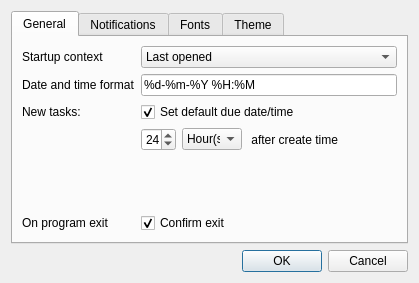
<?xml version="1.0" encoding="UTF-8"?>
<ui version="4.0">
 <class>Dialog</class>
 <widget class="QDialog" name="Dialog">
  <property name="geometry">
   <rect>
    <x>0</x>
    <y>0</y>
    <width>419</width>
    <height>283</height>
   </rect>
  </property>
  <property name="windowTitle">
   <string>workload settings</string>
  </property>
  <layout class="QGridLayout" name="gridLayout_3">
   <item row="2" column="0">
    <widget class="QDialogButtonBox" name="buttonBox">
     <property name="orientation">
      <enum>Qt::Horizontal</enum>
     </property>
     <property name="standardButtons">
      <set>QDialogButtonBox::Cancel|QDialogButtonBox::Ok</set>
     </property>
    </widget>
   </item>
   <item row="0" column="0">
    <widget class="QTabWidget" name="tabWidget">
     <property name="currentIndex">
      <number>0</number>
     </property>
     <widget class="QWidget" name="generalTab">
      <attribute name="title">
       <string>General</string>
      </attribute>
      <layout class="QFormLayout" name="formLayout">
       <property name="fieldGrowthPolicy">
        <enum>QFormLayout::AllNonFixedFieldsGrow</enum>
       </property>
       <item row="0" column="0">
        <widget class="QLabel" name="label">
         <property name="text">
          <string>Startup context</string>
         </property>
        </widget>
       </item>
       <item row="0" column="1">
        <widget class="QComboBox" name="startupContext">
         <item>
          <property name="text">
           <string>Last opened</string>
          </property>
         </item>
        </widget>
       </item>
       <item row="1" column="0">
        <widget class="QLabel" name="label_2">
         <property name="text">
          <string>Date and time format</string>
         </property>
        </widget>
       </item>
       <item row="1" column="1">
        <widget class="QLineEdit" name="dateFormat">
         <property name="text">
          <string>%d-%m-%Y %H:%M</string>
         </property>
        </widget>
       </item>
       <item row="6" column="0">
        <widget class="QLabel" name="label_3">
         <property name="text">
          <string>On program exit</string>
         </property>
        </widget>
       </item>
       <item row="6" column="1">
        <widget class="QCheckBox" name="confirmExit">
         <property name="text">
          <string>Confirm exit</string>
         </property>
         <property name="checked">
          <bool>true</bool>
         </property>
        </widget>
       </item>
       <item row="3" column="0">
        <widget class="QLabel" name="label_7">
         <property name="text">
          <string>New tasks:</string>
         </property>
        </widget>
       </item>
       <item row="3" column="1">
        <widget class="QCheckBox" name="defaultDueTimeOn">
         <property name="text">
          <string>Set default due date/time</string>
         </property>
         <property name="checked">
          <bool>true</bool>
         </property>
        </widget>
       </item>
       <item row="4" column="1">
        <layout class="QHBoxLayout" name="horizontalLayout">
         <item>
          <widget class="QSpinBox" name="defaultDueTimeSpin">
           <property name="maximumSize">
            <size>
             <width>35</width>
             <height>16777215</height>
            </size>
           </property>
           <property name="value">
            <number>24</number>
           </property>
          </widget>
         </item>
         <item>
          <widget class="QComboBox" name="defaultDueTimeUnit">
           <property name="maximumSize">
            <size>
             <width>60</width>
             <height>16777215</height>
            </size>
           </property>
           <item>
            <property name="text">
             <string>Hour(s)</string>
            </property>
           </item>
           <item>
            <property name="text">
             <string>Day(s)</string>
            </property>
           </item>
          </widget>
         </item>
         <item>
          <widget class="QLabel" name="label_8">
           <property name="text">
            <string> after create time</string>
           </property>
          </widget>
         </item>
        </layout>
       </item>
       <item row="5" column="0">
        <spacer name="verticalSpacer">
         <property name="orientation">
          <enum>Qt::Vertical</enum>
         </property>
         <property name="sizeHint" stdset="0">
          <size>
           <width>20</width>
           <height>40</height>
          </size>
         </property>
        </spacer>
       </item>
      </layout>
     </widget>
     <widget class="QWidget" name="notificationsTab">
      <attribute name="title">
       <string>Notifications</string>
      </attribute>
      <layout class="QVBoxLayout" name="verticalLayout_2">
       <item>
        <layout class="QGridLayout" name="gridLayout_2">
         <item row="0" column="0">
          <widget class="QCheckBox" name="notificationsOn">
           <property name="text">
            <string>Show notifications</string>
           </property>
           <property name="checked">
            <bool>true</bool>
           </property>
          </widget>
         </item>
         <item row="1" column="0">
          <widget class="QCheckBox" name="notificationsCurrentContext">
           <property name="text">
            <string>Only from current context</string>
           </property>
           <property name="checked">
            <bool>true</bool>
           </property>
          </widget>
         </item>
        </layout>
       </item>
       <item>
        <layout class="QGridLayout" name="gridLayout">
         <item row="1" column="0">
          <widget class="QLabel" name="label_5">
           <property name="text">
            <string>Repeat notification every:</string>
           </property>
          </widget>
         </item>
         <item row="0" column="0">
          <widget class="QLabel" name="label_4">
           <property name="text">
            <string>Notify about ending task (before task end):</string>
           </property>
          </widget>
         </item>
         <item row="1" column="1">
          <widget class="QSpinBox" name="notifyIntervalSpin">
           <property name="maximumSize">
            <size>
             <width>40</width>
             <height>16777215</height>
            </size>
           </property>
           <property name="maximum">
            <number>60</number>
           </property>
           <property name="value">
            <number>30</number>
           </property>
          </widget>
         </item>
         <item row="0" column="2">
          <widget class="QComboBox" name="notifyTimeUnit">
           <property name="maximumSize">
            <size>
             <width>70</width>
             <height>16777215</height>
            </size>
           </property>
           <item>
            <property name="text">
             <string>Hour(s)</string>
            </property>
           </item>
           <item>
            <property name="text">
             <string>Minute(s)</string>
            </property>
           </item>
          </widget>
         </item>
         <item row="0" column="1">
          <widget class="QSpinBox" name="notifyTimeSpin">
           <property name="maximumSize">
            <size>
             <width>40</width>
             <height>16777215</height>
            </size>
           </property>
           <property name="value">
            <number>6</number>
           </property>
          </widget>
         </item>
         <item row="1" column="2">
          <widget class="QComboBox" name="notifyIntervalUnit">
           <property name="maximumSize">
            <size>
             <width>70</width>
             <height>16777215</height>
            </size>
           </property>
           <property name="currentIndex">
            <number>1</number>
           </property>
           <item>
            <property name="text">
             <string>Hour(s)</string>
            </property>
           </item>
           <item>
            <property name="text">
             <string>Minute(s)</string>
            </property>
           </item>
          </widget>
         </item>
        </layout>
       </item>
      </layout>
     </widget>
     <widget class="QWidget" name="fontsTab">
      <attribute name="title">
       <string>Fonts</string>
      </attribute>
      <layout class="QGridLayout" name="gridLayout_5">
       <item row="1" column="0">
        <layout class="QHBoxLayout" name="horizontalLayout_12">
         <property name="spacing">
          <number>0</number>
         </property>
         <property name="margin">
          <number>2</number>
         </property>
         <item>
          <widget class="QListWidget" name="allFonts">
           <property name="selectionMode">
            <enum>QAbstractItemView::ExtendedSelection</enum>
           </property>
          </widget>
         </item>
         <item>
          <layout class="QVBoxLayout" name="verticalLayout">
           <property name="spacing">
            <number>2</number>
           </property>
           <property name="leftMargin">
            <number>3</number>
           </property>
           <property name="rightMargin">
            <number>3</number>
           </property>
           <item>
            <widget class="QPushButton" name="addFonts">
             <property name="maximumSize">
              <size>
               <width>14</width>
               <height>50</height>
              </size>
             </property>
             <property name="text">
              <string>&gt;</string>
             </property>
            </widget>
           </item>
           <item>
            <widget class="QPushButton" name="removeFonts">
             <property name="maximumSize">
              <size>
               <width>14</width>
               <height>50</height>
              </size>
             </property>
             <property name="text">
              <string>&lt;</string>
             </property>
            </widget>
           </item>
          </layout>
         </item>
         <item>
          <widget class="QListWidget" name="chosenFonts">
           <property name="selectionMode">
            <enum>QAbstractItemView::ExtendedSelection</enum>
           </property>
          </widget>
         </item>
        </layout>
       </item>
       <item row="0" column="0">
        <widget class="QLabel" name="label_13">
         <property name="text">
          <string>Select Fonts you would like to use in program</string>
         </property>
        </widget>
       </item>
      </layout>
     </widget>
     <widget class="QWidget" name="themeTab">
      <attribute name="title">
       <string>Theme</string>
      </attribute>
      <layout class="QGridLayout" name="gridLayout_4">
       <item row="1" column="0">
        <layout class="QHBoxLayout" name="horizontalLayout_4">
         <item>
          <widget class="QLabel" name="label_9">
           <property name="maximumSize">
            <size>
             <width>158</width>
             <height>16777215</height>
            </size>
           </property>
           <property name="text">
            <string>Window frame</string>
           </property>
          </widget>
         </item>
         <item>
          <widget class="QPushButton" name="windowFrame">
           <property name="maximumSize">
            <size>
             <width>20</width>
             <height>20</height>
            </size>
           </property>
           <property name="autoFillBackground">
            <bool>true</bool>
           </property>
           <property name="text">
            <string/>
           </property>
          </widget>
         </item>
        </layout>
       </item>
       <item row="1" column="1">
        <layout class="QHBoxLayout" name="horizontalLayout_8">
         <item>
          <widget class="QLabel" name="label_16">
           <property name="text">
            <string>Task editor opacity</string>
           </property>
          </widget>
         </item>
         <item>
          <widget class="QSpinBox" name="taskEditorOpacity">
           <property name="maximumSize">
            <size>
             <width>35</width>
             <height>16777215</height>
            </size>
           </property>
           <property name="maximum">
            <number>100</number>
           </property>
           <property name="singleStep">
            <number>5</number>
           </property>
           <property name="value">
            <number>90</number>
           </property>
          </widget>
         </item>
        </layout>
       </item>
       <item row="0" column="1">
        <layout class="QHBoxLayout" name="horizontalLayout_10">
         <item>
          <widget class="QLabel" name="label_14">
           <property name="text">
            <string>Task editor Background</string>
           </property>
          </widget>
         </item>
         <item>
          <widget class="QPushButton" name="taskEditorBG">
           <property name="maximumSize">
            <size>
             <width>20</width>
             <height>20</height>
            </size>
           </property>
           <property name="autoFillBackground">
            <bool>true</bool>
           </property>
           <property name="text">
            <string/>
           </property>
          </widget>
         </item>
        </layout>
       </item>
       <item row="0" column="0">
        <layout class="QHBoxLayout" name="horizontalLayout_3">
         <item>
          <widget class="QLabel" name="label_6">
           <property name="maximumSize">
            <size>
             <width>158</width>
             <height>16777215</height>
            </size>
           </property>
           <property name="text">
            <string>Window background</string>
           </property>
          </widget>
         </item>
         <item>
          <widget class="QPushButton" name="windowBG">
           <property name="maximumSize">
            <size>
             <width>20</width>
             <height>20</height>
            </size>
           </property>
           <property name="autoFillBackground">
            <bool>true</bool>
           </property>
           <property name="text">
            <string/>
           </property>
          </widget>
         </item>
        </layout>
       </item>
       <item row="3" column="0">
        <layout class="QHBoxLayout" name="horizontalLayout_6">
         <item>
          <widget class="QLabel" name="label_11">
           <property name="maximumSize">
            <size>
             <width>158</width>
             <height>16777215</height>
            </size>
           </property>
           <property name="text">
            <string>Tasklist frame</string>
           </property>
          </widget>
         </item>
         <item>
          <widget class="QPushButton" name="tasklistFrame">
           <property name="maximumSize">
            <size>
             <width>20</width>
             <height>20</height>
            </size>
           </property>
           <property name="autoFillBackground">
            <bool>true</bool>
           </property>
           <property name="text">
            <string/>
           </property>
          </widget>
         </item>
        </layout>
       </item>
       <item row="5" column="1">
        <layout class="QHBoxLayout" name="horizontalLayout_9">
         <item>
          <widget class="QLabel" name="label_15">
           <property name="text">
            <string>Tasklist font size</string>
           </property>
          </widget>
         </item>
         <item>
          <widget class="QSpinBox" name="taskEditorFontSize">
           <property name="maximumSize">
            <size>
             <width>35</width>
             <height>16777215</height>
            </size>
           </property>
           <property name="minimum">
            <number>8</number>
           </property>
           <property name="maximum">
            <number>24</number>
           </property>
           <property name="value">
            <number>10</number>
           </property>
          </widget>
         </item>
        </layout>
       </item>
       <item row="5" column="0">
        <layout class="QHBoxLayout" name="horizontalLayout_2">
         <item>
          <widget class="QLabel" name="label_12">
           <property name="maximumSize">
            <size>
             <width>64</width>
             <height>16777215</height>
            </size>
           </property>
           <property name="text">
            <string>Tasklist font</string>
           </property>
          </widget>
         </item>
         <item>
          <widget class="QComboBox" name="tasklistFont"/>
         </item>
        </layout>
       </item>
       <item row="2" column="0">
        <layout class="QHBoxLayout" name="horizontalLayout_5">
         <item>
          <widget class="QLabel" name="label_10">
           <property name="maximumSize">
            <size>
             <width>158</width>
             <height>16777215</height>
            </size>
           </property>
           <property name="text">
            <string>Tasklist background</string>
           </property>
          </widget>
         </item>
         <item>
          <widget class="QPushButton" name="tasklistBG">
           <property name="maximumSize">
            <size>
             <width>20</width>
             <height>20</height>
            </size>
           </property>
           <property name="autoFillBackground">
            <bool>true</bool>
           </property>
           <property name="text">
            <string/>
           </property>
          </widget>
         </item>
        </layout>
       </item>
       <item row="4" column="0">
        <layout class="QHBoxLayout" name="horizontalLayout_7">
         <item>
          <widget class="QLabel" name="label_17">
           <property name="maximumSize">
            <size>
             <width>158</width>
             <height>16777215</height>
            </size>
           </property>
           <property name="text">
            <string>Tasklist font color</string>
           </property>
          </widget>
         </item>
         <item>
          <widget class="QPushButton" name="tasklistFontColor">
           <property name="maximumSize">
            <size>
             <width>20</width>
             <height>20</height>
            </size>
           </property>
           <property name="autoFillBackground">
            <bool>true</bool>
           </property>
           <property name="text">
            <string/>
           </property>
          </widget>
         </item>
        </layout>
       </item>
       <item row="2" column="1">
        <layout class="QHBoxLayout" name="horizontalLayout_11">
         <item>
          <widget class="QLabel" name="label_18">
           <property name="text">
            <string>Main window opacity</string>
           </property>
          </widget>
         </item>
         <item>
          <widget class="QSpinBox" name="windowOpacity">
           <property name="maximumSize">
            <size>
             <width>35</width>
             <height>16777215</height>
            </size>
           </property>
           <property name="maximum">
            <number>100</number>
           </property>
           <property name="singleStep">
            <number>5</number>
           </property>
           <property name="value">
            <number>90</number>
           </property>
          </widget>
         </item>
        </layout>
       </item>
      </layout>
     </widget>
    </widget>
   </item>
  </layout>
 </widget>
 <resources/>
 <connections>
  <connection>
   <sender>buttonBox</sender>
   <signal>accepted()</signal>
   <receiver>Dialog</receiver>
   <slot>accept()</slot>
   <hints>
    <hint type="sourcelabel">
     <x>248</x>
     <y>254</y>
    </hint>
    <hint type="destinationlabel">
     <x>157</x>
     <y>274</y>
    </hint>
   </hints>
  </connection>
  <connection>
   <sender>buttonBox</sender>
   <signal>rejected()</signal>
   <receiver>Dialog</receiver>
   <slot>reject()</slot>
   <hints>
    <hint type="sourcelabel">
     <x>316</x>
     <y>260</y>
    </hint>
    <hint type="destinationlabel">
     <x>286</x>
     <y>274</y>
    </hint>
   </hints>
  </connection>
 </connections>
</ui>
